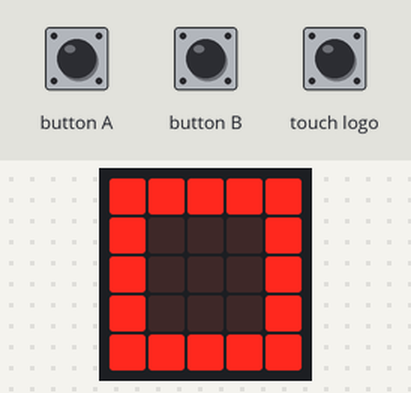
The program below on a simulated BBC micro:bit (MakeCode). Parts: the board's 5×5 LED display. The inputs (shaded band) are chosen by the test bench.

Above: at 1.6 s.
1.7 s: button A pressed for 0.15 s
At 2.2 s:
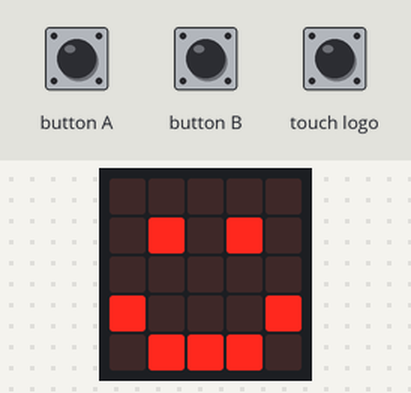
3.3 s: button B pressed for 0.15 s
At 4.6 s:
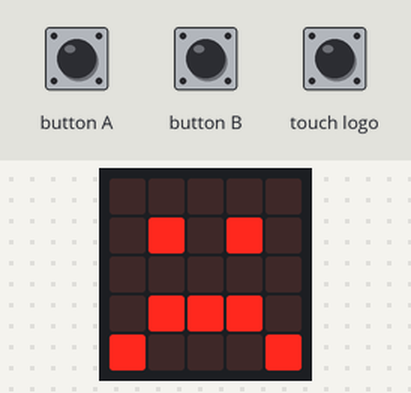
4.9 s: touch logo pressed for 0.15 s
At 5.8 s:
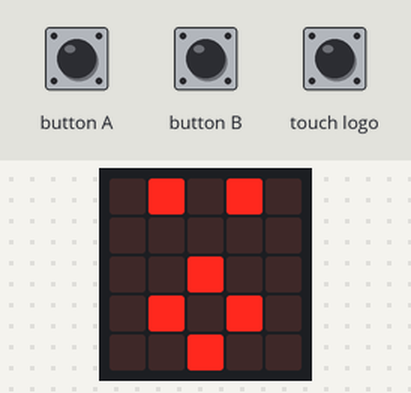
Timing chart, 0 to 7.9 s (numbered marks = the images above; inputs shaded):
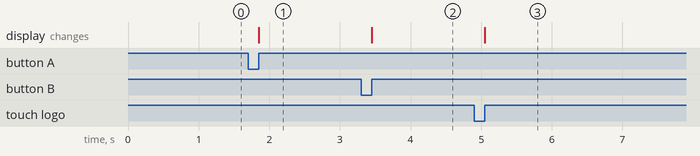

The program:

main.ts
```typescript
input.onButtonPressed(Button.A, function () {
    basic.showLeds(`
        . . . . .
        . # . # .
        . . . . .
        # . . . #
        . # # # .
        `)
})
input.onButtonPressed(Button.B, function () {
    basic.showLeds(`
        . . . . .
        . # . # .
        . . . . .
        . # # # .
        # . . . #
        `)
})
input.onLogoEvent(TouchButtonEvent.Pressed, function () {
    basic.showLeds(`
        . # . # .
        . . . . .
        . . # . .
        . # . # .
        . . # . .
        `)
})
basic.showLeds(`
    # # # # #
    # . . . #
    # . . . #
    # . . . #
    # # # # #
    `)
basic.forever(function () {

})
```

test.ts
```typescript
// les tests vont ici ; cela ne sera pas compilé si ce paquet est utilisé en tant qu'extension.
```

Measured:
- after the input at 1.7 s, the display: changes after 0.15 s (image 1)
- after the input at 3.3 s, the display: changes after 0.15 s (image 2)
- after the input at 4.9 s, the display: changes after 0.15 s (image 3)
